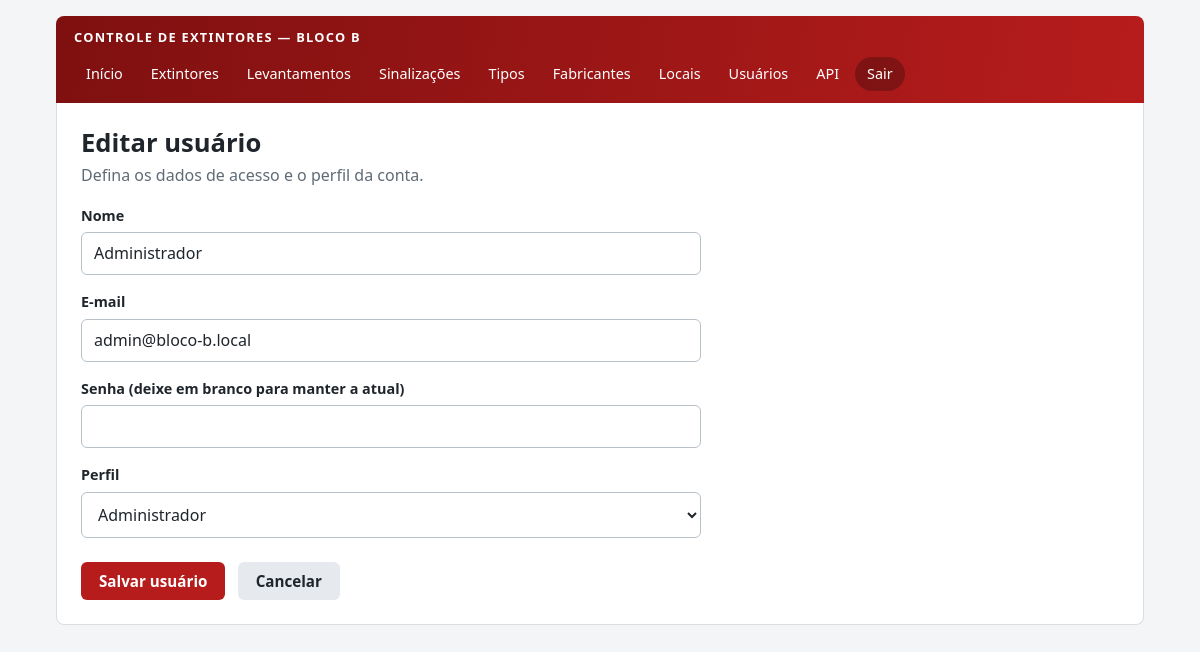
Screenshot of /cadastro_usuario.php?id=1 (signed in) with the database file from the repository.
### tables this page shows
CREATE TABLE IF NOT EXISTS usuarios (
  id INT AUTO_INCREMENT PRIMARY KEY,
  nome VARCHAR(100) NOT NULL,
  email VARCHAR(150) NOT NULL UNIQUE,
  senha VARCHAR(255) NOT NULL,
  perfil ENUM('administrador','usuario','manutencao') NOT NULL DEFAULT 'usuario'
);

### autenticacao.php (called while the page is built, shortened)
<?php
function escapar(mixed $valor): string
{
    return htmlspecialchars((string) $valor, ENT_QUOTES, "UTF-8");
}

### cadastro_usuario.php (the view, shortened to what this page needs)
<?php
require_once "autenticacao.php";
require_once "layout.php";
require_once "conexao.php";
$id = filter_input(INPUT_GET, "id", FILTER_VALIDATE_INT);
$u = ["nome" => "", "email" => "", "perfil" => "usuario"];
if ($id) {
    $stmt = $conexao->prepare("SELECT nome, email, perfil FROM usuarios WHERE id = ?");
    $stmt->bind_param("i", $id);
    $stmt->execute();
    $u = $stmt->get_result()->fetch_assoc();
}
?>
<h1><?php echo $id ? "Editar usuário" : "Novo usuário"; ?></h1>
<p class="subtitulo">Defina os dados de acesso e o perfil da conta.</p>
<form action="processa_usuario.php" method="POST">
    <label for="nome">Nome</label>
    <input type="text" id="nome" name="nome" maxlength="100" value="<?php echo escapar($u["nome"]); ?>" required>
    <label for="email">E-mail</label>
    <input type="email" id="email" name="email" maxlength="150" value="<?php echo escapar($u["email"]); ?>" required>
    <label for="senha">Senha<?php echo $id ? " (deixe em branco para manter a atual)" : ""; ?></label>
    <input type="password" id="senha" name="senha" minlength="8" <?php echo $id ? "" : "required"; ?>>
    <label for="perfil">Perfil</label>
    <select id="perfil" name="perfil" required>
        <?php foreach (["administrador" => "Administrador", "manutencao" => "Manutenção", "usuario" => "Usuário (somente consulta)"] as $valor => $rotulo) { ?>
            <option value="<?php echo $valor; ?>" <?php echo $u["perfil"] === $valor ? "selected" : ""; ?>><?php echo $rotulo; ?></option>
        <?php } ?>
    </select>
    <button type="submit">Salvar usuário</button>
    <a class="botao-link secundario" href="lista_usuarios.php">Cancelar</a>
</form>

### styles.css (style rules this page uses)
:root { --vermelho: #b71c1c; --vermelho-escuro: #7f1010; --carvao: #1f252b; --cinza: #5f6b76; --fundo: #f3f5f7; --painel: #f7f9fb; --branco: #ffffff; --borda: #d9dee3; --verde: #2e7d32; --amarelo: #c98a00; --raio: 8px; }
*, *::before, *::after { box-sizing: border-box; }
html { -webkit-text-size-adjust: 100%; }
body { margin: 0; min-height: 100vh; color: var(--carvao); background: var(--fundo); font-family: "Segoe UI", Arial, Helvetica, sans-serif; font-size: 16px; line-height: 1.5; }
h1 { margin: 0 0 4px; font-size: 1.6rem; line-height: 1.25; }
p { margin: 0 0 12px; }
a { color: var(--vermelho); }
.subtitulo { margin-bottom: 18px; color: var(--cinza); }
button, .botao-link { display: inline-block; padding: 10px 18px; color: var(--branco); background: var(--vermelho); border: 0; border-radius: 6px; font: inherit; font-size: 0.95rem; font-weight: 600; line-height: 1.2; text-align: center; text-decoration: none; cursor: pointer; }
.botao-link.secundario { color: var(--carvao); background: #e6eaee; }
label { display: block; margin: 16px 0 6px; font-size: 0.9rem; font-weight: 600; }
input, select, textarea { display: block; width: 100%; padding: 10px 12px; color: var(--carvao); background: var(--branco); border: 1px solid #b8c0c8; border-radius: 6px; font: inherit; font-size: 1rem; line-height: 1.3; }
.conteudo-app form:not(.filtros):not(.form-inline) { max-width: 620px; margin-top: 8px; }
.conteudo-app form:not(.filtros):not(.form-inline) > button[type="submit"] { margin-top: 24px; }
.conteudo-app form:not(.filtros):not(.form-inline) > .botao-link.secundario { margin: 24px 0 0 8px; }

### rows the page displays
usuarios: nome "Administrador", email "admin@bloco-b.local", perfil "Administrador"
